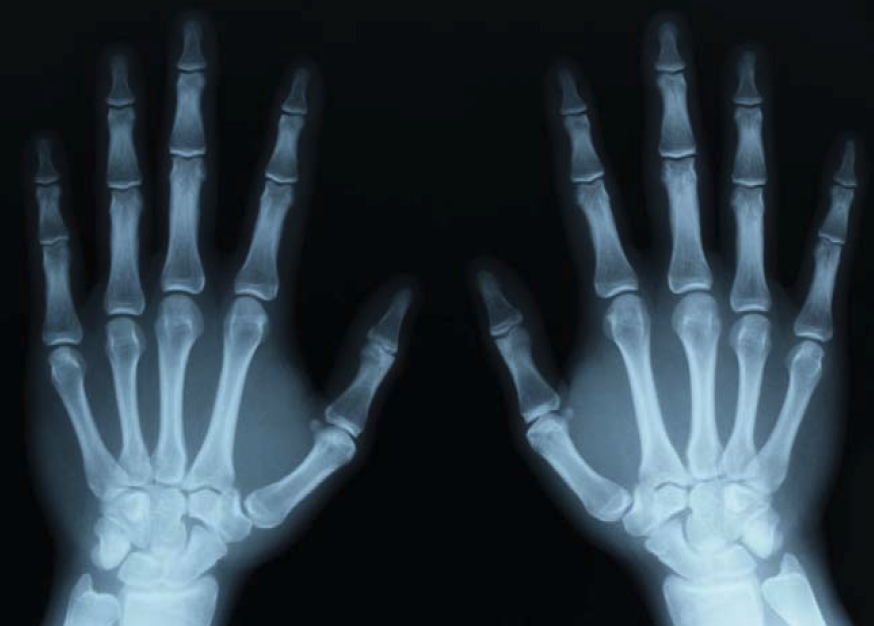
%> input picture image/handXray.png, 874 x 626 px
$ octave Assignment2_2.m   (GNU Octave 9; MATLAB toolbox functions it lacks are replaced by stand-ins)
%> lines starting %> are read from the running program, lines starting %| are printed output that depends on the picture; in (x1, y1, x2, y2) boxes, pixels count from 0 and x2, y2 are one past the last pixel; in counts of white or black regions, pixels touching at a corner belong together; the program's own positions count from 1
clc
clear

image = imread('image/handXray.png');
%> image is the input picture: size 626x874x3 uint8; mean R, G, B 43.9, 57.6, 66.9
image_gray = rgb2gray(image);
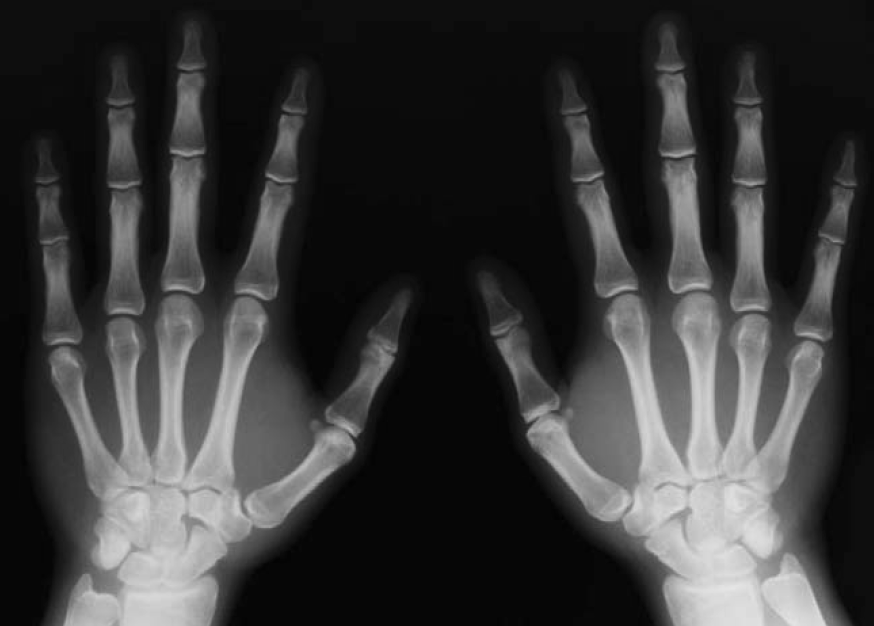
%> image_gray: size 626x874 uint8; min 1, max 230, mean 54.5
image_gray_double = im2double(image_gray);

result = im2bw(image_gray_double,0.1);
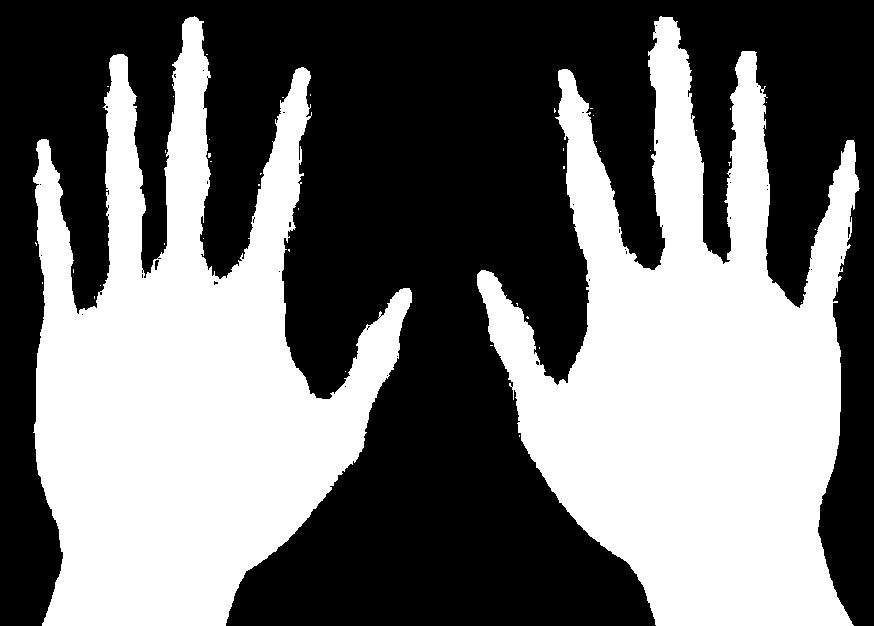
%> result: size 626x874 logical; 44.3% white; 42 white regions (40 under 20 px), largest, box (x1, y1, x2, y2) and area: (477, 16, 860, 626) 123157, (33, 16, 412, 626) 118855

figure;
imshow(result);

$ run again, with image/colorImage.png copied over image/handXray.png
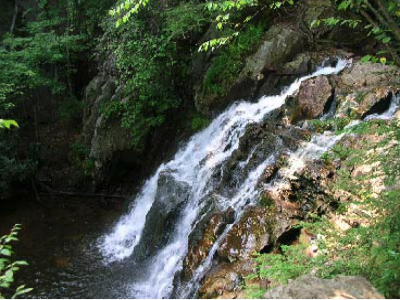
%> input picture image/colorImage.png, 400 x 300 px
%> image is the input picture: size 300x400x3 uint8; mean R, G, B 79.9, 87.1, 70.9
%> `image_gray = rgb2gray(image);`:
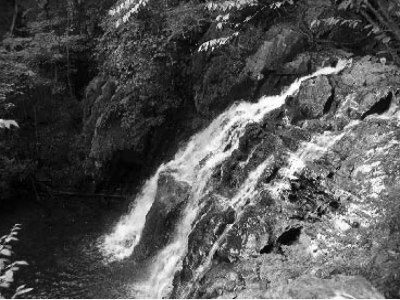
%> image_gray: size 300x400 uint8; min 0, max 255, mean 83.1
%> `result = im2bw(image_gray_double,0.1);`:
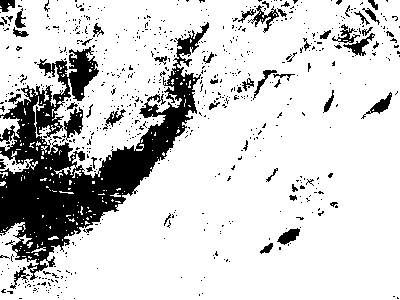
%> result: size 300x400 logical; 81.5% white; 685 black regions (632 under 20 px), largest, box (x1, y1, x2, y2) and area: (0, 22, 209, 280) 16623, (64, 107, 83, 141) 332, (248, 5, 279, 33) 241
